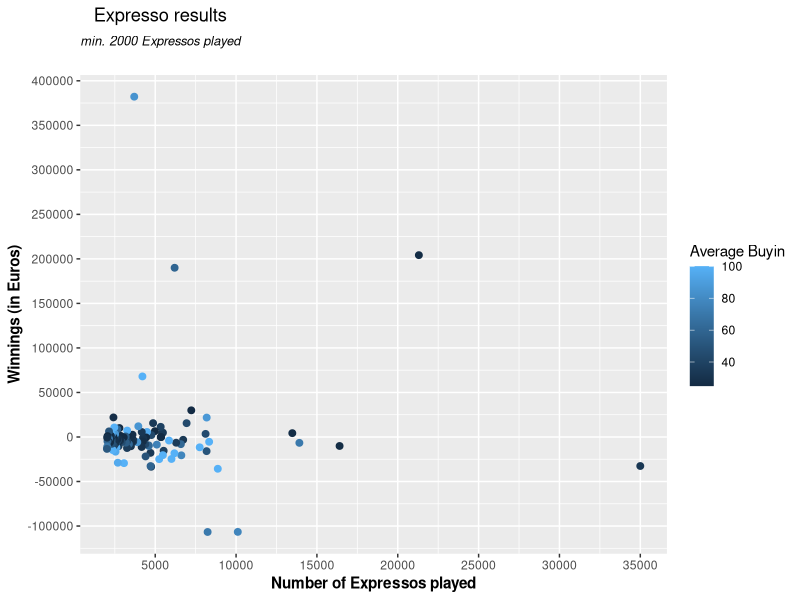
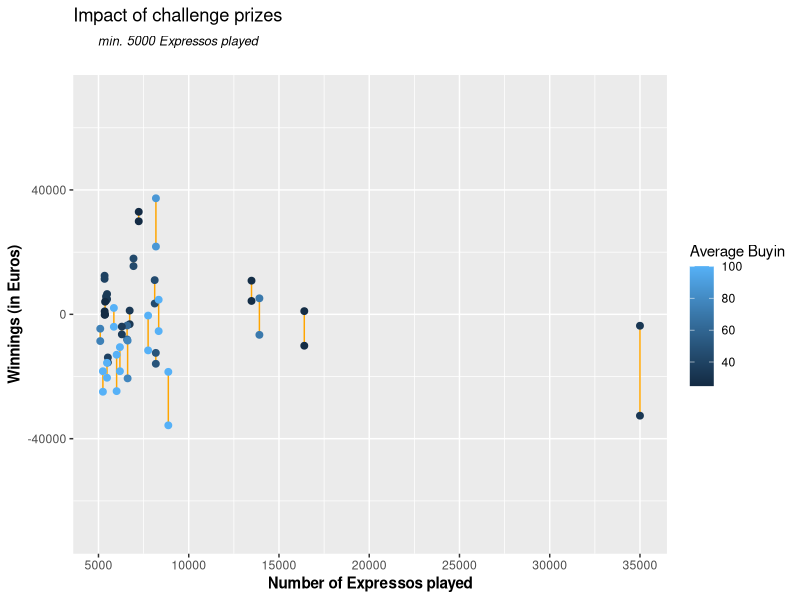
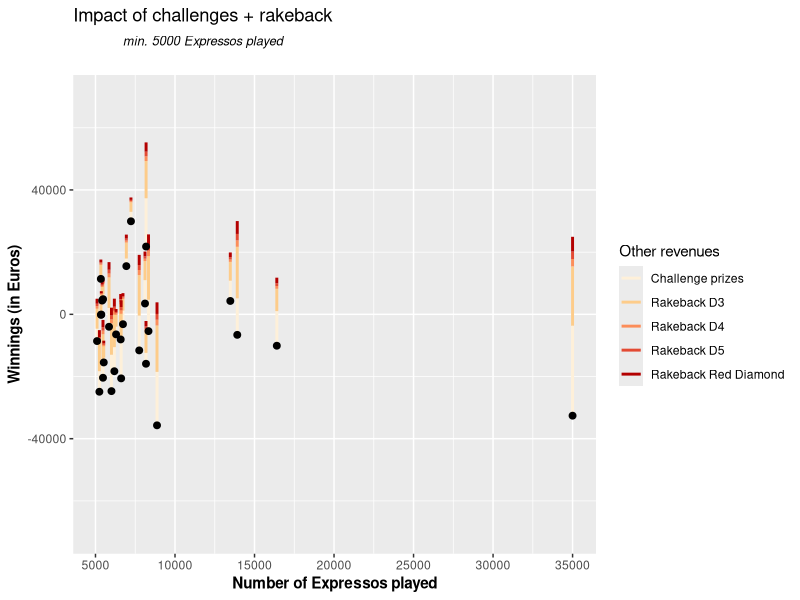
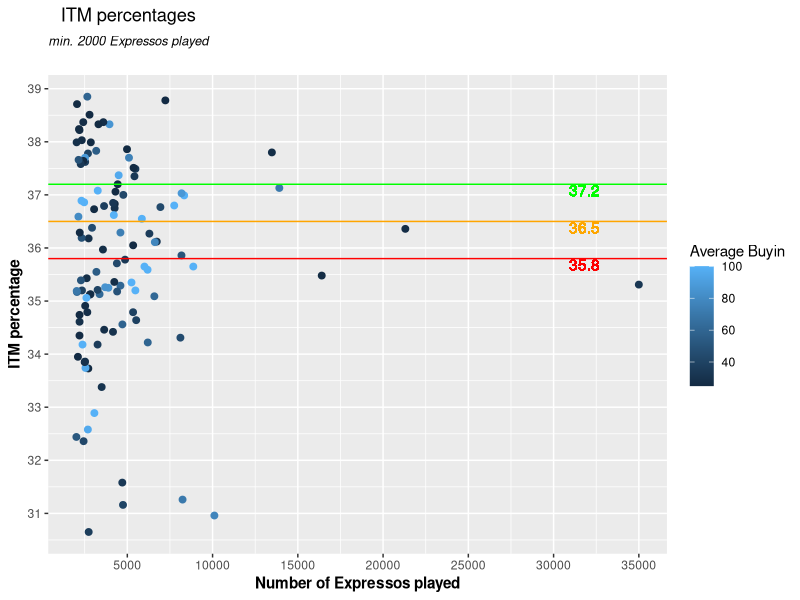

These figures' R source, in order:
## ---- chunk 1
library(dplyr)
library(ggplot2)
library(scales)
## ---- chunk 2
    # Read summarized data
    allData <- read.csv("data/summarizedData.csv", sep = ";")
    
    # Subset as desired for plotting
    allData <- subset(allData, allData$expressoNb > 2000)
    
    # Plot profit pre-Challenge prizes
    myPlot <- ggplot(allData, aes(expressoNb, profit)) + 
        geom_point(size = 2, aes(color = averageBuyin)) + 
        ggtitle(bquote(atop(.("Expresso results"), 
                            atop(italic(.("min. 2000 Expressos played")), "")))) + 
        labs(x = "Number of Expressos played", 
             y = "Winnings (in Euros)", 
             y = "Results (in Euros)", 
             color = "Average Buyin") + 
        theme(plot.title = element_text(face="bold"), 
              axis.title = element_text(face="bold")) + 
        scale_x_continuous(breaks = pretty_breaks(n = 10)) + 
        scale_y_continuous(breaks = pretty_breaks(n = 10))
    options(scipen = 1000000)
    print(myPlot)
## ---- chunk 3
    # Read summarized data
    allData <- read.csv("data/summarizedData.csv", sep = ";")
    
    # Subset as desired for plotting
    allData <- subset(allData, allData$expressoNb > 2000)
    
    # Print quantile info
    print(summary(allData$profit))
## ---- chunk 4
    # Read summarized data
    allData <- read.csv("data/summarizedData.csv", sep = ";")
    
    # Subset as desired for plotting
    allData <- subset(allData, allData$expressoNb > 5000)
    
    # Plot it
    myPlot <- ggplot(allData, aes(expressoNb, profit)) + 
        geom_segment(x = allData$expressoNb, 
                     y = allData$profit, 
                     xend = allData$expressoNb, 
                     yend = allData$profitPostChall, 
                     color = "orange") + 
        geom_point(size = 2, aes(color = averageBuyin)) + 
        ggtitle(bquote(atop(.("Impact of challenge prizes"), 
                            atop(italic(.("min. 5000 Expressos played")), "")))) + 
        labs(x = "Number of Expressos played", 
             y = "Winnings (in Euros)", 
             color = "Average Buyin") + 
        geom_point(data = allData, 
                   aes(expressoNb, profitPostChall, color = averageBuyin), 
                   size = 2) + 
        theme(plot.title = element_text(face="bold"), 
              axis.title = element_text(face="bold")) + 
        scale_x_continuous(breaks = pretty_breaks(n = 10)) + 
        scale_y_continuous(breaks = pretty_breaks(n = 20)) +
        ylim(c(-70000, 70000)) 
    print(myPlot)
## ---- chunk 5
    # Read summarized data
    allData <- read.csv("data/summarizedData.csv", sep = ";")
    
    # Subset as desired for plotting
    allData <- subset(allData, allData$expressoNb > 5000)
    
    # Plot it
    myPlot <- ggplot(allData, aes(expressoNb, profit)) + 
        geom_segment(aes(x = expressoNb, 
                         y = profit, 
                         xend = expressoNb, 
                         yend = profitPostChall, 
                         color = "Challenge prizes"), 
                     size = 1) + 
        geom_segment(aes(x = expressoNb, 
                         y = profitPostChall, 
                         xend = expressoNb, 
                         yend = profitPostRbD3, 
                         color = "Rakeback D3"), 
                     size = 1) + 
        geom_segment(aes(x = expressoNb, 
                         y = profitPostRbD3, 
                         xend = expressoNb, 
                         yend = profitPostRbD4, 
                         color = "Rakeback D4"), 
                     size = 1) + 
        geom_segment(aes(x = expressoNb, 
                         y = profitPostRbD4, 
                         xend = expressoNb, 
                         yend = profitPostRbD5, 
                         color = "Rakeback D5"), 
                     size = 1) + 
        geom_segment(aes(x = expressoNb, 
                         y = profitPostRbD5, 
                         xend = expressoNb, 
                         yend = profitPostRbRedD, 
                         color = "Rakeback Red Diamond"), 
                     size = 1) + 
        scale_color_brewer(palette = "OrRd") + 
        geom_point(size = 2) + 
        #geom_point(data = allData, 
        #           aes(expressoNb, profitPostChall), 
        #           size = 2, alpha = 0.3) + 
        #geom_point(data = allData, 
        #           aes(expressoNb, profitPostRbD3), 
        #           size = 2) + 
        ggtitle(bquote(atop(.("Impact of challenges + rakeback"), 
                            atop(italic(.("min. 5000 Expressos played")), "")))) + 
        labs(x = "Number of Expressos played", 
             y = "Winnings (in Euros)", 
             color = "Other revenues") + 
        theme(plot.title = element_text(face="bold"), 
              axis.title = element_text(face="bold")) + 
        scale_x_continuous(breaks = pretty_breaks(n = 10)) + 
        scale_y_continuous(breaks = pretty_breaks(n = 20)) +
        ylim(c(-70000, 70000)) 
    print(myPlot)
## ---- chunk 6
    # Read summarized data
    allData <- read.csv("data/summarizedData.csv", sep = ";")
    
    # Subset as desired for plotting
    allData <- subset(allData, allData$expressoNb > 2000)
    
    # Print quantile info
    print(summary(allData$effectiveRake))
## ---- chunk 7
    # Read summarized data
    allData <- read.csv("data/summarizedData.csv", sep = ";")
    
    # Subset as desired for plotting
    allData <- subset(allData, allData$expressoNb > 2000)
    
    # Plot it
    myPlot <- ggplot(allData, aes(expressoNb, itmPercent)) + 
        geom_point(size = 2, aes(color = averageBuyin)) + 
        ggtitle(bquote(atop(.("ITM percentages"), 
                            atop(italic(.("min. 2000 Expressos played")), "")))) + 
        labs(x = "Number of Expressos played", 
             y = "ITM percentage", 
             color = "Average Buyin") + 
        theme(plot.title = element_text(face="bold"), 
              axis.title = element_text(face="bold")) + 
        scale_x_continuous(breaks = pretty_breaks(n = 10)) + 
        scale_y_continuous(breaks = pretty_breaks(n = 10)) + 
        geom_hline(yintercept = 35.8, color = "red") + 
        geom_hline(yintercept = 36.5, color = "orange") + 
        geom_hline(yintercept = 37.2, color = "green") +
        geom_text(x = 30000, y = 35.8,label = "35.8", color = "red", 
                  vjust = 1, hjust = -0.5) + 
        geom_text(x = 30000, y = 36.5,label = "36.5", color = "orange", 
                  vjust = 1, hjust = -0.5) + 
        geom_text(x = 30000, y = 37.2,label = "37.2", color = "green", 
                  vjust = 1, hjust = -0.5)
        options(scipen = 1000000)
    print(myPlot)
## ---- chunk 8
    # Read summarized data
    allData <- read.csv("data/summarizedData.csv", sep = ";")
    
    # Subset as desired for plotting
    allData <- subset(allData, allData$expressoNb > 2000)
    
    # Print quantile info
    print(summary(allData$itmPercent))
